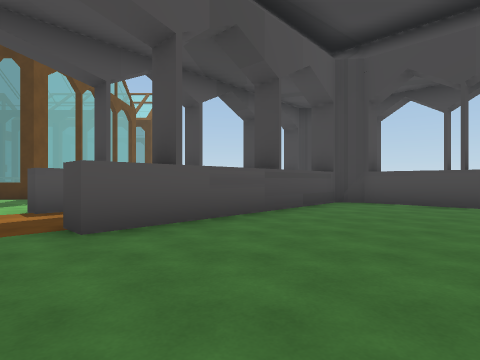
view 1 (above)

24 first-person views from a walk through a 3-D level made in the Unity game engine. The camera is 1.2 m above the floor, looks level and sees 80° across. The floor is counted in squares, 2 m on a side. Each view is taken from the middle of a square. On the plan, view 1 faces up. The plan holds only what a view shows up to about 9 squares ahead; the rest is blank. The place goes on beyond the plan. The player character is not drawn. Some surface patterns are stand-ins.

view 2
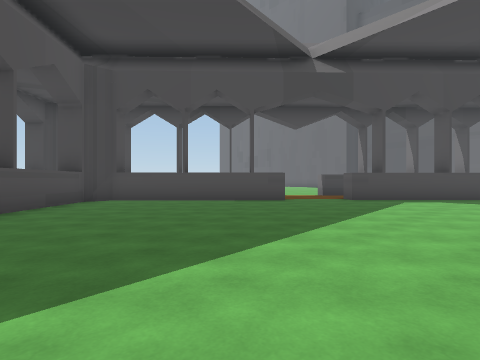

view 3
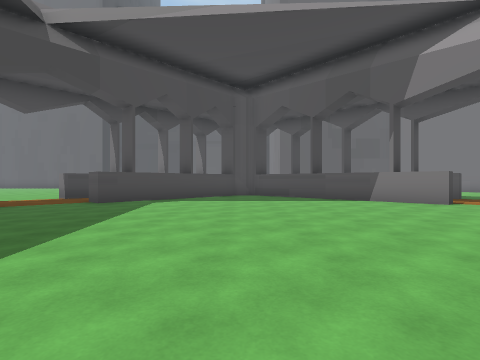

view 4
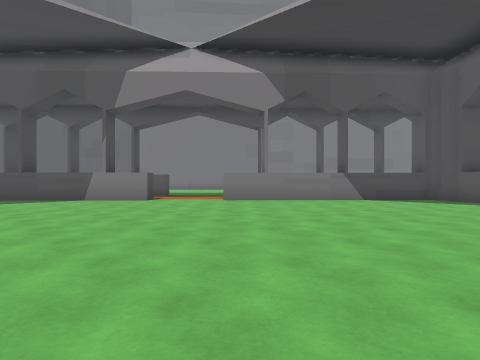

view 5
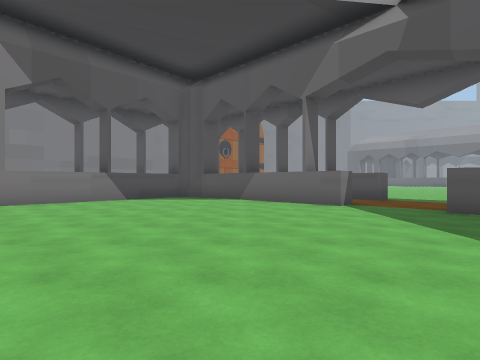

view 6
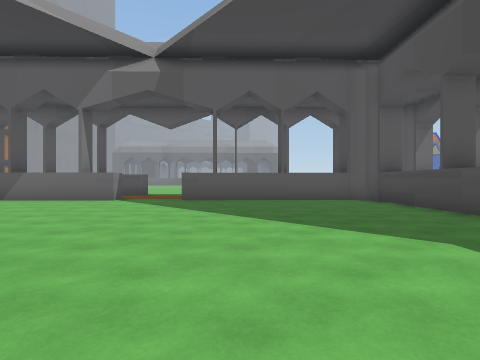

view 7
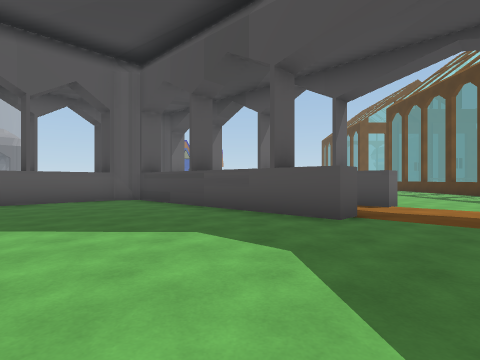

view 8
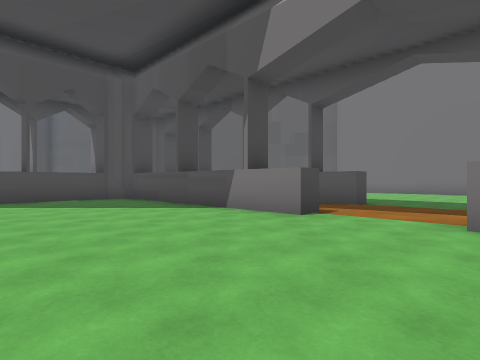

view 9
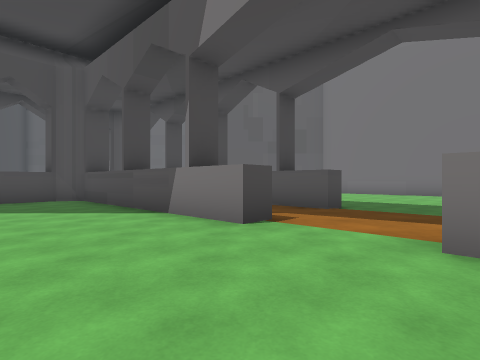

view 10
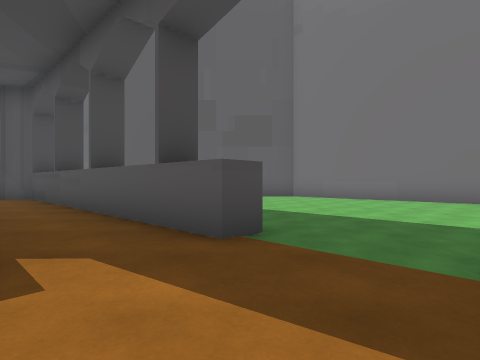

view 11
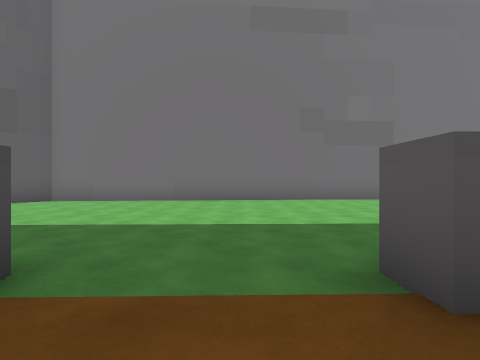

view 12
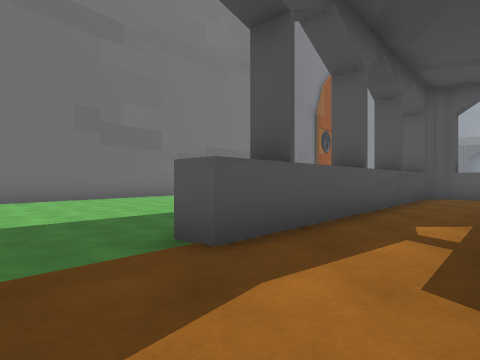

view 13
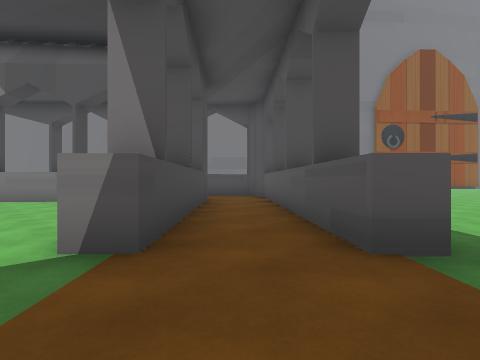

view 14
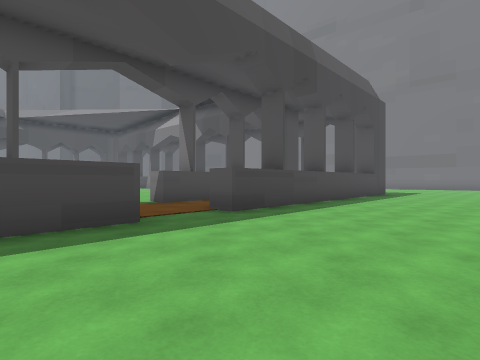

view 15
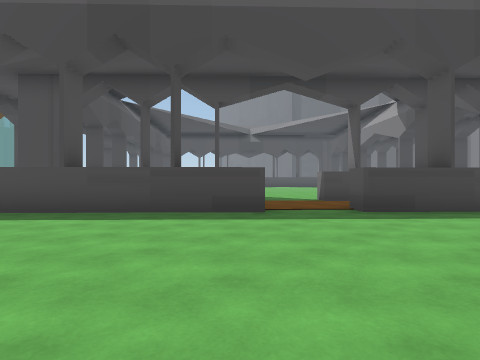

view 16
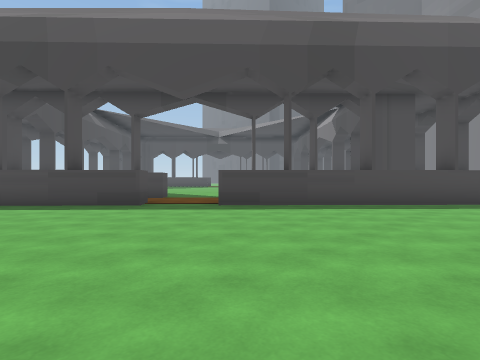

view 17
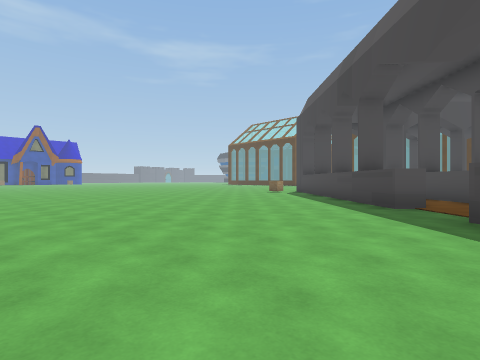

view 18
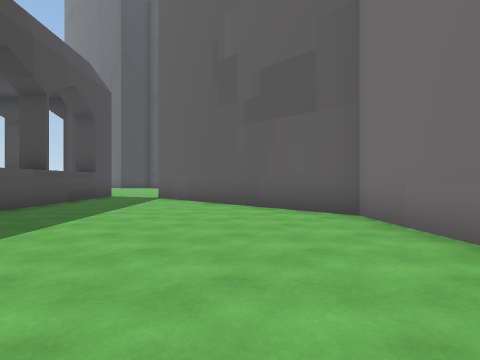

view 19
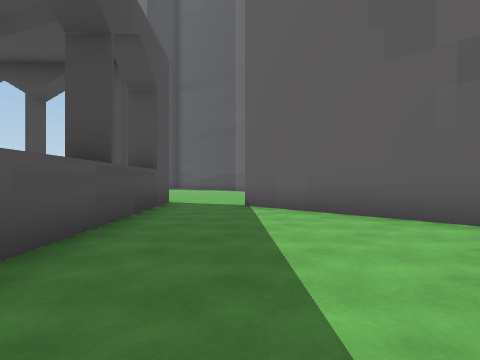

view 20
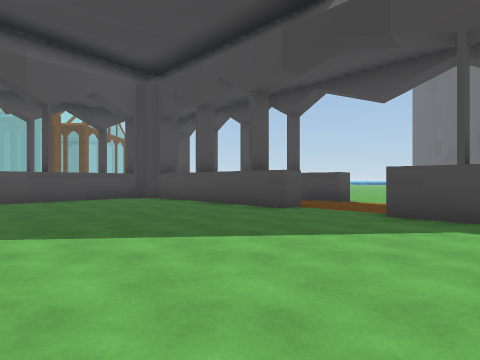

view 21
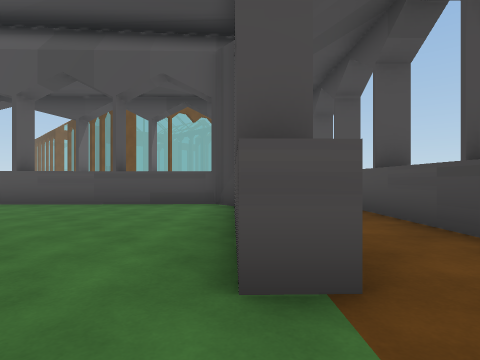

view 22
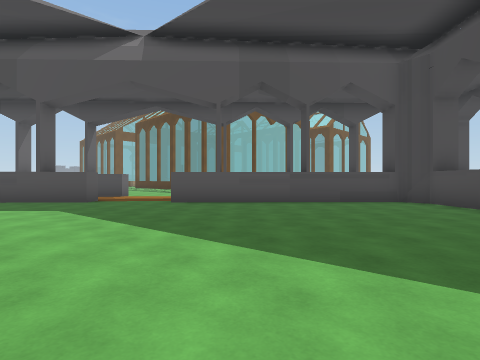

view 23
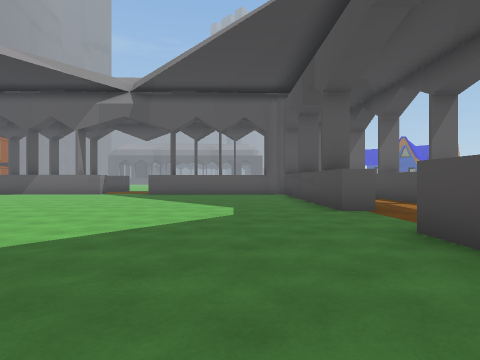

view 24
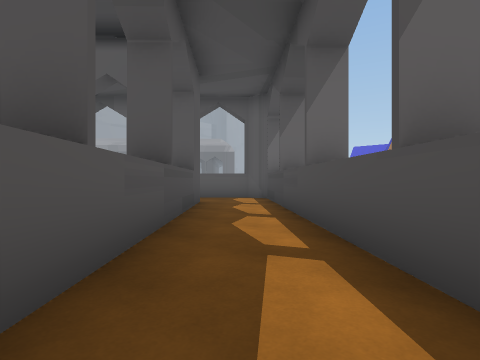

### Floor plan
Ten units are one square. View 1 is at (0, 0); x grows to the right and y downward. Boxes are objects, and circles mark ways between rooms. Rooms are numbered by the first view taken in them; rooms with no view inside come last. Other rooms are left out.
<svg viewBox="-100 -135 283 301">
<path fill="none" stroke="#000" d="M85 65 80 60 122 16 121 8 83 -27 88 -32M-33 -14 -75 30 -74 37 -38 72M92 56 87 52M74 -46 69 -41 33 -75M-24 85 14 121 21 122 64 76M34 -75 25 -76 -17 -32 -22 -37M-34 120 -29 115M-55 90 -60 95 -95 62M-22 98 -16 92M3 119 -28 90 -24 85M0 152 -46 108 -41 104 -8 136M104 83 99 78M82 96 87 101M127 161 178 100 178 32M170 13 132 53M92 -64 87 -59M-33 -54 -36 -50 -41 -55M-39 -19 -33 -14M-58 -37 -53 -33M-46 -11 -41 -6M17 133 3 119M-8 136 15 158 23 158 38 142M-77 -8 -95 12M-84 30 -59 3M38 142 58 121M58 121 82 96M72 -73 57 -87M87 -59 72 -73M99 78 159 16"/>
<circle cx="-25" cy="80" r="3" fill="#2a7"/>
<circle cx="90" cy="90" r="3" fill="#2a7"/>
<circle cx="-23" cy="-20" r="3" fill="#2a7"/>
<circle cx="90" cy="-50" r="3" fill="#2a7"/>
<circle cx="70" cy="90" r="3" fill="#2a7"/>
<circle cx="-10" cy="130" r="3" fill="#2a7"/>
<circle cx="175" cy="25" r="3" fill="#2a7"/>
<circle cx="30" cy="140" r="3" fill="#2a7"/>
<circle cx="50" cy="120" r="3" fill="#2a7"/>
<text x="30" y="20">1</text>
<text x="-60" y="120">2</text>
<text x="120" y="110">3</text>
<text x="80" y="-130">4</text>
<text x="10" y="140">5</text>
<text x="-80" y="0">6</text>
<text x="40" y="120">7</text>
<text x="60" y="100">8</text>
<text x="60" y="-70">9</text>
<text x="70" y="-60">10</text>
<text x="100" y="60">11</text>
</svg>
Room 1 opens to room 2. Room 1 opens to room 3. Room 1 opens to room 4. Room 1 opens to room 8. Room 2 opens to room 5. Room 3 opens to room 4. Room 5 opens to room 7. Room 7 opens to room 8.

Where each view was taken, in squares from view 1:
view 1: 0 up, 0 right, facing up
view 2: 1 down, 0 right, facing up-right
view 3: 1 down, 1 right, facing right
view 4: 2 down, 0 right, facing down-right
view 5: 2 down, 0 right, facing down
view 6: 0 up, 1 right, facing down-left
view 7: 0 up, 1 right, facing left
view 8: 5 down, 3 right, facing right
view 9: 6 down, 4 right, facing right
view 10: 8 down, 7 right, facing right
view 11: 8 down, 8 right, facing down-right
view 12: 7 down, 8 right, facing down
view 13: 8 down, 5 left, facing down-right
view 14: 11 down, 10 left, facing right
view 15: 13 down, 10 left, facing up-right
view 16: 16 down, 9 left, facing up-right
view 17: 16 down, 4 left, facing up-left
view 18: 12 down, 13 right, facing up-right
view 19: 8 down, 13 right, facing up-right
view 20: 2 down, 6 right, facing up
view 21: 3 up, 8 right, facing up-left
view 22: 1 down, 5 right, facing up-left
view 23: 4 up, 2 right, facing down-left
view 24: 3 up, 4 left, facing down-left
